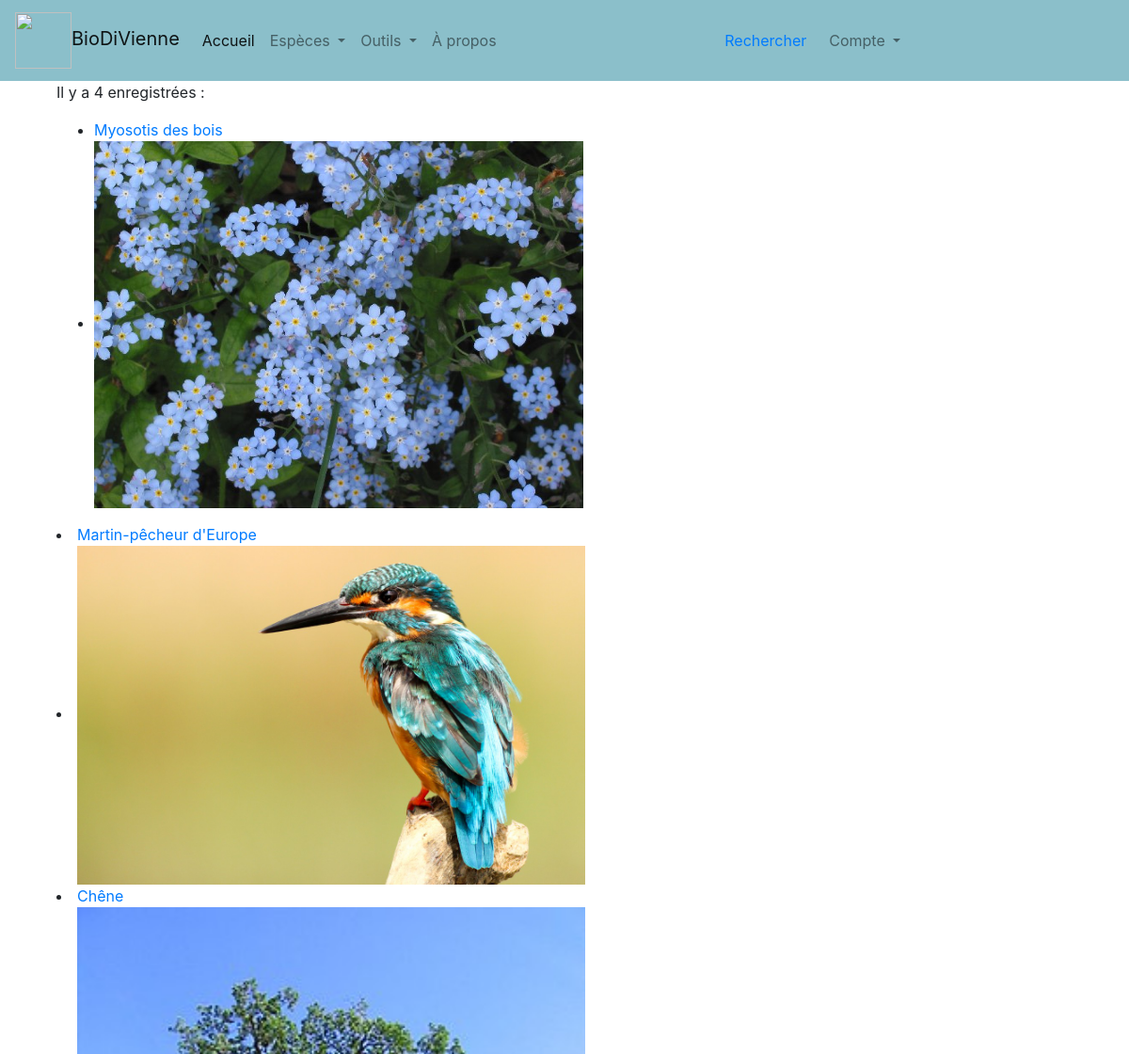
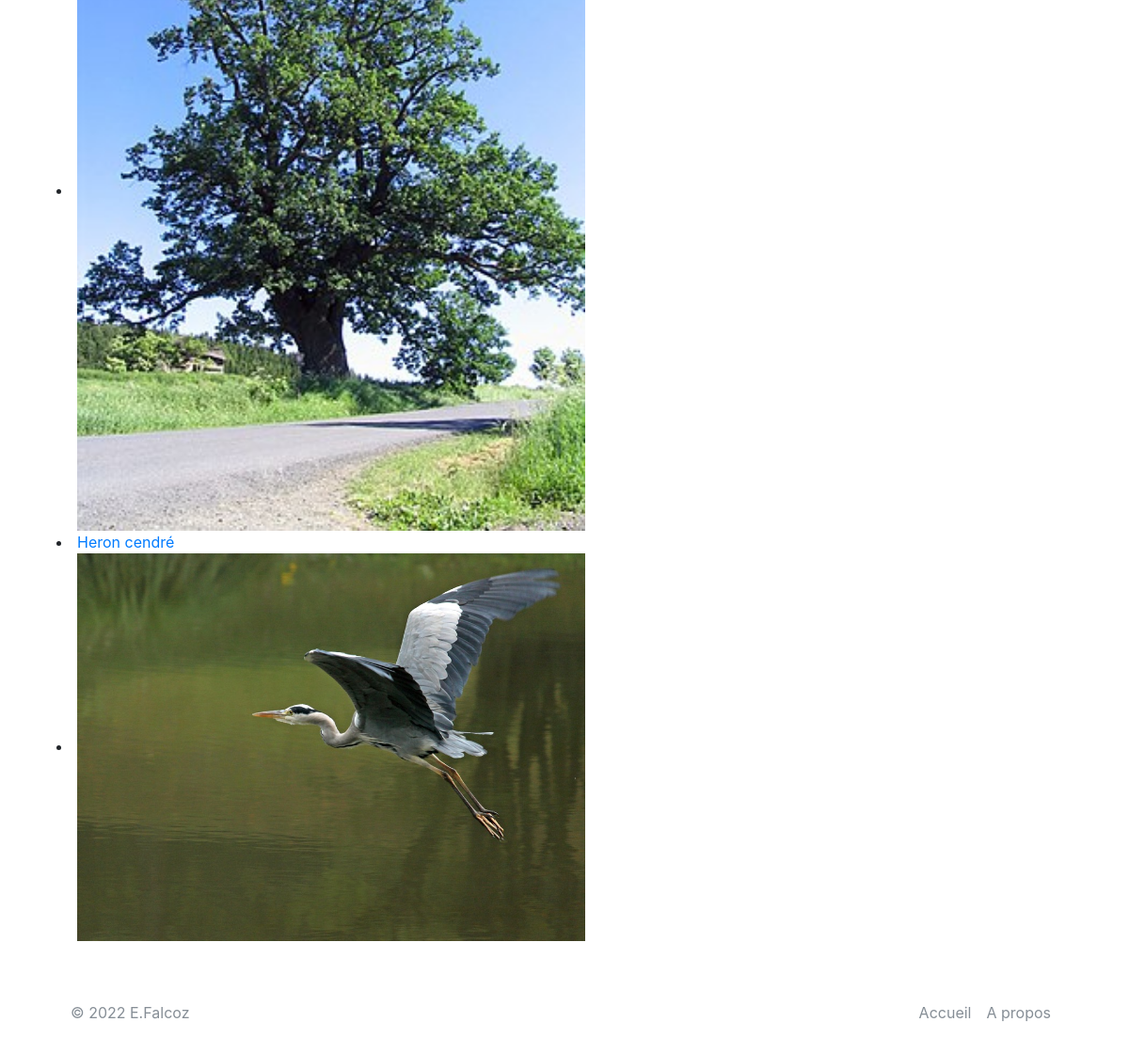
The page / on the database its author committed (2 pictures, top to bottom).
### app17OK.py (models this page shows)
class Espece(db.Model):
    id = db.Column(db.Integer, unique=True, nullable=False, primary_key=True, autoincrement=True)
    fichier = db.Column(db.Text, unique=True, nullable=False)
    regne = db.Column(db.Text, nullable=False) #peut-être faire du booléen 0=vegetal et 1=animal ?
    nom_vernaculaire = db.Column(db.Text)
    nom_latin = db.Column(db.Text)
    description = db.Column(db.Text)
    preoccupation = db.Column(db.Text) #faire liste selon LRN ou LRR avec lettres déroulantes

### app17OK.py (the view)
@app.route("/")
def accueil_(exemple=None):
    especes = Espece.query.all()
    return render_template("accueil4.html", especes=especes)

### templates/accueil4.html (shortened to what this page needs)
{% extends "conteneur3.html" %}
{% block corps %}
	<p>{% if especes %}
        Il y a {{ especes|length }} enregistrées :
        <ul>
            {% for espece in especes %}
            <li><a href="{{url_for('espece', id=espece.id)}}">{{espece.nom_vernaculaire}}</a></li>
            <li><img src=/display/{{espece.fichier}} width="50%"></li>
        </ul>
        {% endfor %}
        {% endif %}
    </p>
{% endblock %}

### templates/conteneur3.html (shortened to what this page needs)
<!DOCTYPE html>
<html lang="fr">
<head>
    <head>
    {% include "partials/css.html" %}
</head>
<body>
    <nav class="navbar navbar-expand-lg navbar-light" style="background-color: #8bbfca;">
        <a class="navbar-brand" href="{{url_for('accueil')}}"> <img class="d-inline-block" src="{{url_for('static', filename='images/pavot.png')}}" width="60" height="60" class="d-inline-block align-text-top"/>BioDiVienne</a>
        <ul class="navbar-nav mr-auto mt-2 mt-lg-0">
          <li class="nav-item active">
            <a class="nav-link" href="{{url_for('accueil')}}">Accueil</a>
          </li>
          <li class="nav-item dropdown nav-item">
            <a class="nav-link dropdown-toggle" href="#" id="EspecesDropdown" role="button" data-toggle="dropdown" aria-haspopup="true" aria-expanded="false">
              Espèces
            </a>
          </li>
            <li class="nav-item">
            <a class="nav-link dropdown-toggle" href="#" id="navbarDropdown" role="button" data-toggle="dropdown" aria-haspopup="true" aria-expanded="false">
              Outils
            </a>
          </li>
            <li class="nav-item">
            <a class="nav-link" href="{{url_for('page_apropos')}}">À propos</a>
          </li>
        </ul>
        <form class="form-inline my-2 my-lg-0" action="{{url_for('recherche')}}" method="GET">
            <a class="nav-link" src="{{url_for('recherche')}}" href="{{url_for('recherche')}}">Rechercher</a>
        </form>
        <ul class="navbar-nav mr-auto">
            <li class="nav-item dropdown nav-item">
            <a class="nav-link dropdown-toggle" href="#" id="CompteDropdown" role="button" data-toggle="dropdown" aria-haspopup="true" aria-expanded="false">
              Compte
            </a>
          </li>
        </ul>
    </nav>
      <div class="container">
    <div class="container">
        <div class="row">
            <div class="col">
            {% block corps %}{% endblock %}
            </div>
        </div>
    </div>
</body>
<div class="container">
  <footer class="d-flex flex-wrap justify-content-between align-items-center py-3 my-4 border-top">
    <p class="col-md-4 mb-0 text-muted">&copy; 2022 E.Falcoz</p>
    <a name="favicon" href="pavot.png" class="col-md-4 d-flex align-items-center justify-content-center mb-3 mb-md-0 me-md-auto link-dark text-decoration-none">
      <svg class="bi me-2" width="40" height="32"><use xlink:href="#bootstrap"/></svg>
    </a>
    <ul class="nav col-md-4 justify-content-end">
      <li class="nav-item"><a href="{{url_for('accueil')}}" class="nav-link px-2 text-muted">Accueil</a></li>
      <li class="nav-item"><a href="{{url_for('page_apropos')}}" class="nav-link px-2 text-muted">A propos</a></li>
    </ul>
  </footer>
</div>
</html>

### templates/partials/css.html (shortened to what this page needs)
<link rel="stylesheet" href="{{ url_for('static', filename='css/bootstrap.css')}}">

### rows shown on the page
Espece: nom_vernaculaire "Myosotis des bois", fichier (picture)
Espece: nom_vernaculaire "Martin-pêcheur d'Europe", fichier (picture)
Espece: nom_vernaculaire "Chêne", fichier (picture)
Espece: nom_vernaculaire "Heron cendré", fichier (picture)

### other values the page prints
{{ especes|length }} "4"
